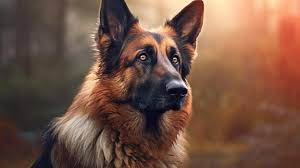
#> input picture Trabalho 5-2º Avaliação/cachorro.jpg, 300 x 168 px
$ python Opencv3.py
#> lines starting #> are read from the running program, lines starting #| are printed output that depends on the picture; after the words box and inside, x2 and y2 are one past the last pixel; in counts of white or black regions, pixels touching at a corner belong together
#Biblioteca
import cv2 as cv

#Importação de imagem
img = cv.imread("cachorro.jpg")
#> img is the input picture: shape (168, 300, 3); mean B, G, R 68.6, 84.1, 116.3
#chamando a imagem aplicando o filtro blur,(15,15)Indica o nivel do desfoque
img_blur = cv.blur(img, (15, 15))
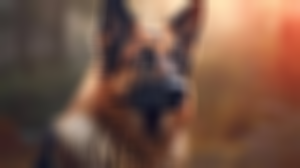
#> img_blur: shape (168, 300, 3); mean B, G, R 68.6, 84.1, 116.3
#mostra imagem com desfoque
cv.imshow("Imagem com Blur", img_blur)
#Conversão de Cores(parametro necessario para a detecção de bordas)
imgbordas = cv.cvtColor(img, cv.COLOR_BGR2GRAY )
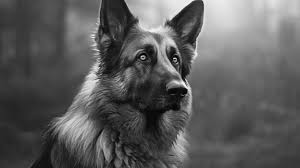
#> imgbordas: shape (168, 300); min 2, max 251, mean 92
img_bordas = cv.Canny(imgbordas, 100, 200)#chamando a imagem aplicando o filtro de detecção de bordas
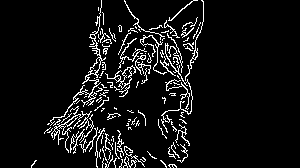
#> img_bordas: shape (168, 300); 7.2% white in thin lines or dots, all inside (x1, y1, x2, y2) = (31, 0, 204, 168)

cv.imshow("Deteccao de Bordas", img_bordas)#mostra imagem com detecção de bordas
cv.imshow("Imagem Original",img)#mostra imagem original

cv.waitKey(0)#temporizador de app,(0)Quer dizer que qualquer tecla feixa as janelas abertas
cv.destroyAllWindows()#finaliza todas as paginas abertas
